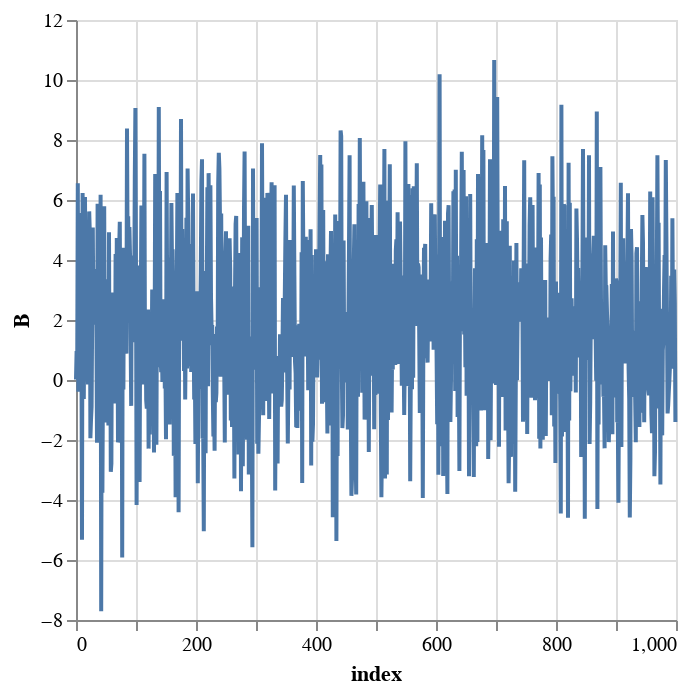

Notebook cell for this chart:
### Code cell
alt.Chart(df.reset_index()).mark_line().encode(
    x='index',
    y='B:Q'
)

### Figure 1 — Vega-Lite specification as saved in the notebook (floating-point values rounded to 4 significant figures; data arrays with more than 128 entries replaced by an {"elided": "..."} marker saying what was removed)
{"config": {"view": {"continuousWidth": 300, "continuousHeight": 300}}, "data": {"name": "data-02692199704997ea0a8cd61aeaa74ff1"}, "mark": {"type": "line"}, "encoding": {"x": {"field": "index", "type": "quantitative"}, "y": {"field": "B", "type": "quantitative"}}, "$schema": "https://vega.github.io/schema/vega-lite/v5.20.1.json", "datasets": {"data-02692199704997ea0a8cd61aeaa74ff1": {"elided": "1000 records"}}}
